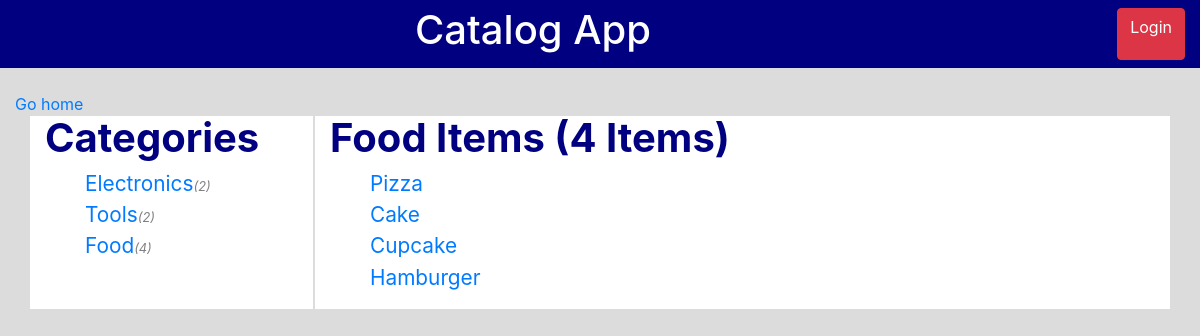
/catalog/Food, run on the app's committed database.
### database_setup.py (models this page shows, shortened)
class Categories(Base):
    __tablename__ = 'categories'
    name = Column(
        String(80), nullable=False)
    id = Column(
        Integer, primary_key=True)
    user_name = Column(String(250))
    @property
    def getNumItems(self):
        numItems = session.query(Items).filter_by(category_id=self.id).count()
        return numItems

class Items(Base):
    __tablename__ = 'items'
    name = Column(String(80), nullable=False)
    id = Column(Integer, primary_key=True)
    description = Column(String(250))
    category_id = Column(Integer, ForeignKey('categories.id'))
    categories = relationship(Categories)
    user_name = Column(String(250))
    @property
    def getCatName(self):
        category = session.query(Categories)\
            .filter_by(id=self.category_id).one()
        catname = category.name
        return catname

### index.py (the view)
@app.route('/catalog/<category_name>', methods=['GET', 'POST'])
def categoryDisplay(category_name):
    category = session.query(Categories).filter_by(name=category_name).one()
    categories = session.query(Categories).all()
    items = session.query(Items).filter_by(category_id=category.id)
    return render_template("categorydisplay.html",
                           categories=categories,
                           category=category,
                           items=items,
                           login_session=login_session)

### templates/categorydisplay.html
{% extends 'base.html' %}
{% block body %}
	<div class="container" id="contentarea">
		<div class="row" id="maindisplay">
			<div class="col-6 col-lg-3 d-flex flex-column" id="categories">
				<h1 class="font-weight-bold">Categories</h1>
				<ul>
					{% for category in categories %}
					<li><a href="{{url_for('categoryDisplay', category_name = category.name)}}">{{category.name}}</a><small>({{category.getNumItems}})</small></li>
					{% endfor %}
				</ul>
			</div>
			<div class="col-6 col-lg-8 d-flex flex-column" id="things">
				<h1 class="font-weight-bold">{{category.name}} Items ({{category.getNumItems}} Items)</h1>
				<ul>
					{% for item in items %}
					<li><a href="{{url_for('itemDisplay', category_name = item.getCatName, item_name=item.name)}}">{{item.name}}</a></li>
					{% endfor %}
				</ul>
			</div>
		</div>
	</div>
</div>
{% endblock %}

### static/css/style.css (style rules this page uses)
body { background-color: gainsboro; }
li { list-style: none; color: orange; font-size: 1.3rem; }
#maindisplay { background-color: white; color: navy; }
#categories { border-right: 2px solid gainsboro; }
li small { color: gray; font-size: .8rem; font-style: italic; }

### data on the page
Categories: name "Electronics", getNumItems "2"
Categories: name "Tools", getNumItems "2"
Categories: name "Food", getNumItems "4"
Items: name "Pizza"
Items: name "Cake"
Items: name "Cupcake"
Items: name "Hamburger"

### other printed values
{{ category.getNumItems }} "4"
